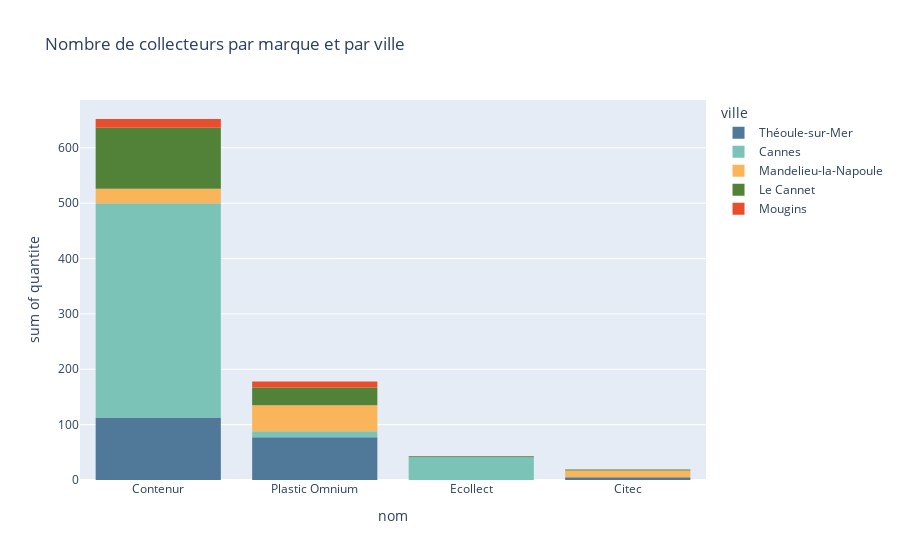

The code cell stored with this chart in its notebook:
### Code cell
fig = px.histogram(dataCollecteurs, x="nom", y="quantite", histfunc="sum", color="ville", color_discrete_map=dictVillesCouleurs, width=900, title="Nombre de collecteurs par marque et par ville")
fig.update_xaxes(categoryorder="total descending")

### Figure 1 — Plotly figure (JSON) as saved in the notebook; plotly's stock layout.template omitted (floating-point values rounded to 4 significant figures; data arrays with more than 128 entries replaced by an {"elided": "..."} marker saying what was removed)
{"data": [{"alignmentgroup": "True", "bingroup": "x", "histfunc": "sum", "hovertemplate": "ville=Théoule-sur-Mer<br>nom=%{x}<br>sum of quantite=%{y}<extra></extra>", "legendgroup": "Théoule-sur-Mer", "marker": {"color": "#507999"}, "name": "Théoule-sur-Mer", "offsetgroup": "Théoule-sur-Mer", "orientation": "v", "showlegend": true, "type": "histogram", "x": {"elided": "160 str values"}, "xaxis": "x", "y": {"elided": "160 int values"}, "yaxis": "y"}, {"alignmentgroup": "True", "bingroup": "x", "histfunc": "sum", "hovertemplate": "ville=Cannes<br>nom=%{x}<br>sum of quantite=%{y}<extra></extra>", "legendgroup": "Cannes", "marker": {"color": "#7bc3b7"}, "name": "Cannes", "offsetgroup": "Cannes", "orientation": "v", "showlegend": true, "type": "histogram", "x": {"elided": "470 str values"}, "xaxis": "x", "y": {"elided": "470 int values"}, "yaxis": "y"}, {"alignmentgroup": "True", "bingroup": "x", "histfunc": "sum", "hovertemplate": "ville=Mandelieu-la-Napoule<br>nom=%{x}<br>sum of quantite=%{y}<extra></extra>", "legendgroup": "Mandelieu-la-Napoule", "marker": {"color": "#fab55a"}, "name": "Mandelieu-la-Napoule", "offsetgroup": "Mandelieu-la-Napoule", "orientation": "v", "showlegend": true, "type": "histogram", "x": ["Plastic Omnium", "Plastic Omnium", "Plastic Omnium", "Citec", "Citec", "Contenur", "Contenur", "Citec", "Contenur", "Contenur", "Citec", "Citec", null, null, "Citec", "Contenur", "Plastic Omnium", "Contenur", "Plastic Omnium", "Citec", "Contenur", "Citec", "Contenur", "Contenur", "Contenur", "Plastic Omnium", "Contenur", "Contenur", null, null, "Plastic Omnium", null, null, "Contenur", "Citec", "Plastic Omnium", "Citec", null, null, "Plastic Omnium", null, null, "Plastic Omnium", null, "Plastic Omnium", null, "Plastic Omnium", "Plastic Omnium", "Plastic Omnium", null, null, "Plastic Omnium", "Plastic Omnium", "Plastic Omnium", null, null, "Plastic Omnium", null, null, null, "Plastic Omnium", null, null, "Plastic Omnium", "Contenur", "Contenur", "Contenur", "Plastic Omnium", null, "Contenur", "Contenur", null, null, null, "Contenur", null, "Plastic Omnium", null, null, "Plastic Omnium", null, null, null, "Plastic Omnium", null, "Plastic Omnium", null, "Plastic Omnium", null, "Plastic Omnium", null, null, null, "Plastic Omnium", null, "Plastic Omnium", "Plastic Omnium", null, "Plastic Omnium", null, null, "Plastic Omnium", null, null, "Plastic Omnium", null, null, "Citec", null, "Plastic Omnium", null, "Plastic Omnium", null, null, null, null, null, null, null, null, null], "xaxis": "x", "y": [1, 3, 1, 1, 1, 1, 1, 1, 1, 1, 2, 1, 2, 6, 1, 1, 1, 2, 1, 1, 6, 1, 1, 2, 1, 1, 1, 1, 1, 1, 3, 1, 1, 1, 1, 1, 1, 1, 4, 1, 1, 1, 1, 1, 2, 1, 1, 1, 1, 1, 1, 1, 3, 1, 2, 1, 1, 1, 2, 1, 3, 1, 2, 1, 1, 1, 1, 1, 1, 1, 1, 1, 1, 1, 1, 1, 2, 1, 1, 1, 1, 1, 1, 1, 1, 1, 1, 1, 1, 1, 1, 1, 1, 1, 1, 1, 1, 1, 1, 1, 1, 1, 1, 1, 3, 1, 1, 1, 1, 1, 1, 1, 1, 1, 1, 1, 1, 2, 2, 1, 1], "yaxis": "y"}, {"alignmentgroup": "True", "bingroup": "x", "histfunc": "sum", "hovertemplate": "ville=Le Cannet<br>nom=%{x}<br>sum of quantite=%{y}<extra></extra>", "legendgroup": "Le Cannet", "marker": {"color": "#528238"}, "name": "Le Cannet", "offsetgroup": "Le Cannet", "orientation": "v", "showlegend": true, "type": "histogram", "x": {"elided": "148 str values"}, "xaxis": "x", "y": {"elided": "148 int values"}, "yaxis": "y"}, {"alignmentgroup": "True", "bingroup": "x", "histfunc": "sum", "hovertemplate": "ville=Mougins<br>nom=%{x}<br>sum of quantite=%{y}<extra></extra>", "legendgroup": "Mougins", "marker": {"color": "#e84e2c"}, "name": "Mougins", "offsetgroup": "Mougins", "orientation": "v", "showlegend": true, "type": "histogram", "x": [null, null, "Contenur", null, null, null, null, null, null, null, null, null, null, null, null, "Plastic Omnium", null, null, null, null, null, null, "Plastic Omnium", "Plastic Omnium", null, "Plastic Omnium", "Contenur", null, "Contenur", "Contenur", "Contenur", "Contenur", "Contenur", "Plastic Omnium", null, "Plastic Omnium", null, null, null, "Plastic Omnium", "Contenur", "Plastic Omnium", "Contenur", null, null, null, null, "Plastic Omnium", "Plastic Omnium", null, "Plastic Omnium", "Contenur", null, null, null, null, null, null, null, null, null, null, null, null, null, null, null, null], "xaxis": "x", "y": [5, 3, 2, 1, 1, 1, 1, 1, 1, 2, 1, 1, 1, 1, 1, 1, 1, 1, 1, 1, 1, 1, 1, 1, 1, 1, 1, 1, 5, 2, 1, 1, 1, 1, 1, 1, 1, 2, 1, 1, 1, 1, 1, 1, 1, 1, 1, 1, 1, 1, 1, 1, 2, 1, 1, 1, 1, 1, 1, 1, 1, 1, 1, 1, 1, 1, 3, 1], "yaxis": "y"}], "layout": {"barmode": "relative", "legend": {"title": {"text": "ville"}, "tracegroupgap": 0}, "title": {"text": "Nombre de collecteurs par marque et par ville"}, "width": 900, "xaxis": {"anchor": "y", "categoryorder": "total descending", "domain": [0, 1], "title": {"text": "nom"}}, "yaxis": {"anchor": "x", "domain": [0, 1], "title": {"text": "sum of quantite"}}}}
